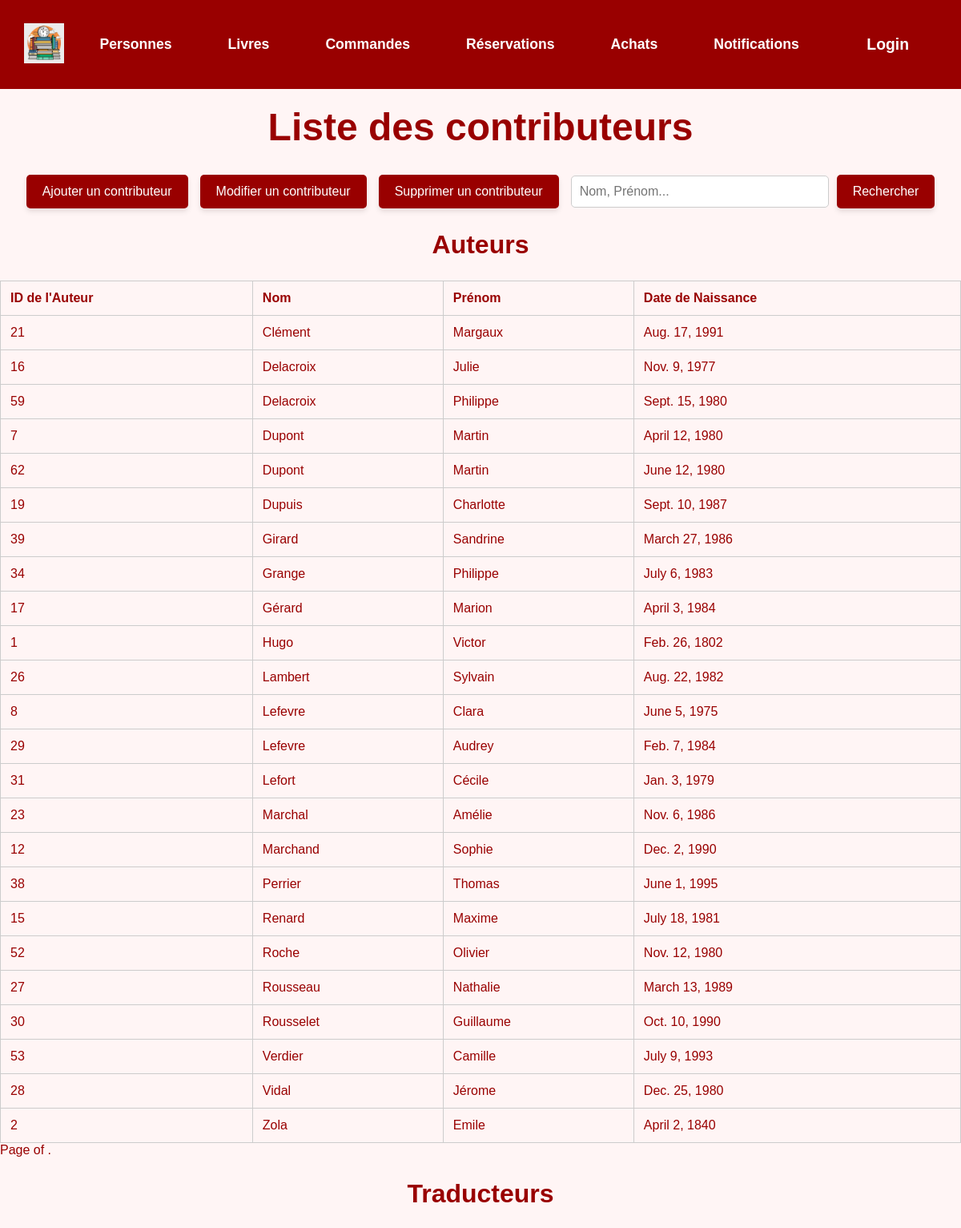
Screenshot of /contributeurs/research/ (upper part) with the database file from the repository.
### gui/models.py (models this page shows, shortened)
class Contributeur(models.Model):
    TYPE_CHOICES = [
        ('Auteur', 'Auteur'),
        ('Traducteur', 'Traducteur'),
        ('Illustrateur', 'Illustrateur'),
    ]
    type = models.CharField(max_length=20, choices=TYPE_CHOICES)
    nom = models.CharField(max_length=100)
    prenom = models.CharField(max_length=100)
    date_naissance = models.DateField(blank=True, null=True)
    class Meta:
        db_table = 'Contributeur'

### gui/views.py (the view)
# urls.py: path('contributeurs/research/', ContributeurResearch.as_view(), name='contributeurs_research'),
class ContributeurResearch(ListView):
    model = Contributeur
    template_name = 'gui/lister_contributeurs.html'
    context_object_name = 'contributeurs'
    def get_queryset(self):
        search_query = self.request.GET.get('search', '')
        sort_by = self.request.GET.get('sort_by', 'nom')
        order = self.request.GET.get('order', 'asc')
        sort_prefix = '' if order == 'asc' else '-'
        query = Q()
        if search_query:
            keywords = search_query.split()
            for keyword in keywords:
                query |= Q(nom__icontains=keyword) | \
                         Q(prenom__icontains=keyword) | \
                         Q(id__icontains=keyword)
        auteurs = Contributeur.objects.filter(type='Auteur').filter(query)
        traducteurs = Contributeur.objects.filter(type='Traducteur').filter(query)
        illustrateurs = Contributeur.objects.filter(type='Illustrateur').filter(query)
        auteurs = auteurs.order_by(f"{sort_prefix}{sort_by}")
        traducteurs = traducteurs.order_by(f"{sort_prefix}{sort_by}")
        illustrateurs = illustrateurs.order_by(f"{sort_prefix}{sort_by}")
        return auteurs, traducteurs, illustrateurs
    def get_context_data(self, **kwargs):
        context = super().get_context_data(**kwargs)
        auteurs, traducteurs, illustrateurs = self.get_queryset()
        context['auteurs'] = auteurs
        context['traducteurs'] = traducteurs
        context['illustrateurs'] = illustrateurs
        return context

### templates/gui/lister_contributeurs.html (shortened to what this page needs)
<!DOCTYPE html>
<html lang="fr">
<head>
</head>
<body>
    {% include 'gui/navbar.html' %}
    <h1 style="color: #990000; text-align: center; font-size: 3em; margin-top: 20px;">Liste des contributeurs</h1>
    <div class="action-bar">
        <a href="/contributeurs/create/" class="button">Ajouter un contributeur</a>
        <a href="{% url 'saisir_contributeur_ID' %}" class="button">Modifier un contributeur</a>
        <a href="/contributeurs/delete/" class="button">Supprimer un contributeur</a>
        <form method="GET" action="{% url 'contributeurs_research' %}" style="display: inline-flex; align-items: center; gap: 10px;">
            <input type="text" id="search" name="search" placeholder="Nom, Prénom..." value="{{ request.GET.search }}">
            <button type="submit" class="button">Rechercher</button>
        </form>
    </div>
    <h2 style="color: #990000; text-align: center; font-size: 2em;">Auteurs</h2>
    <table>
        <thead>
            <tr>
                <th><a href="?sort_by=id&order={% if request.GET.order == 'asc' %}desc{% else %}asc{% endif %}">ID de l'Auteur</a></th>
                <th><a href="?sort_by=nom&order={% if request.GET.sort_by == 'nom' and request.GET.order == 'asc' %}desc{% else %}asc{% endif %}">Nom</a></th>
                <th><a href="?sort_by=prenom&order={% if request.GET.sort_by == 'prenom' and request.GET.order == 'asc' %}desc{% else %}asc{% endif %}">Prénom</a></th>
                <th><a href="?sort_by=date_naissance&order={% if request.GET.sort_by == 'date_naissance' and request.GET.order == 'asc' %}desc{% else %}asc{% endif %}">Date de Naissance</a></th>
            </tr>
        </thead>
        <tbody>
            {% for contributeur in auteurs %}
                <tr>
                    <td>{{ contributeur.id }}</td>
                    <td>{{ contributeur.nom }}</td>
                    <td>{{ contributeur.prenom }}</td>
                    <td>{{ contributeur.date_naissance }}</td>
                </tr>
            {% endfor %}
        </tbody>
    </table>
<div class="pagination">
    <span class="step-links">
        <span class="current">
            Page {{ auteurs.number }} of {{ auteurs.paginator.num_pages }}.
        </span>
    </span>
</div>
<h2 style="color: #990000; text-align: center; font-size: 2em;">Traducteurs</h2>
</body>
</html>

### templates/gui/lister_contributeurs.html (style rules this page uses)
body { font-family: Arial, sans-serif; background-color: #fff5f5; color: #990000; margin: 0; }
.action-bar { display: flex; justify-content: center; align-items: center; gap: 15px; margin: 20px 0; }
.action-bar a, .action-bar button { background-color: #990000; color: white; padding: 12px 20px; font-size: 1em; text-decoration: none; border: none; border-radius: 5px; cursor: pointer; box-shadow: 0 4px 6px rgba(0, 0, 0, 0.1); transition: background-color 0.3s; }
input[type="text"] { padding: 10px; font-size: 1em; border: 1px solid #ccc; border-radius: 5px; width: 300px; }
table { width: 100%; border-collapse: collapse; margin-top: 20px; }
th, td { padding: 12px; text-align: left; border: 1px solid #ccc; }
th a { color: #990000; text-decoration: none; }

### rows the page displays
Contributeur: id "21", nom "Clément", prenom "Margaux", date_naissance "Aug. 17, 1991"
Contributeur: id "16", nom "Delacroix", prenom "Julie", date_naissance "Nov. 9, 1977"
Contributeur: id "59", nom "Delacroix", prenom "Philippe", date_naissance "Sept. 15, 1980"
Contributeur: id "7", nom "Dupont", prenom "Martin", date_naissance "April 12, 1980"
Contributeur: id "62", nom "Dupont", prenom "Martin", date_naissance "June 12, 1980"
Contributeur: id "19", nom "Dupuis", prenom "Charlotte", date_naissance "Sept. 10, 1987"
Contributeur: id "39", nom "Girard", prenom "Sandrine", date_naissance "March 27, 1986"
Contributeur: id "34", nom "Grange", prenom "Philippe", date_naissance "July 6, 1983"
Contributeur: id "17", nom "Gérard", prenom "Marion", date_naissance "April 3, 1984"
Contributeur: id "1", nom "Hugo", prenom "Victor", date_naissance "Feb. 26, 1802"
Contributeur: id "26", nom "Lambert", prenom "Sylvain", date_naissance "Aug. 22, 1982"
Contributeur: id "8", nom "Lefevre", prenom "Clara", date_naissance "June 5, 1975"
Contributeur: id "29", nom "Lefevre", prenom "Audrey", date_naissance "Feb. 7, 1984"
Contributeur: id "31", nom "Lefort", prenom "Cécile", date_naissance "Jan. 3, 1979"
Contributeur: id "23", nom "Marchal", prenom "Amélie", date_naissance "Nov. 6, 1986"
Contributeur: id "12", nom "Marchand", prenom "Sophie", date_naissance "Dec. 2, 1990"
Contributeur: id "38", nom "Perrier", prenom "Thomas", date_naissance "June 1, 1995"
Contributeur: id "15", nom "Renard", prenom "Maxime", date_naissance "July 18, 1981"
Contributeur: id "52", nom "Roche", prenom "Olivier", date_naissance "Nov. 12, 1980"
Contributeur: id "27", nom "Rousseau", prenom "Nathalie", date_naissance "March 13, 1989"
Contributeur: id "30", nom "Rousselet", prenom "Guillaume", date_naissance "Oct. 10, 1990"
Contributeur: id "53", nom "Verdier", prenom "Camille", date_naissance "July 9, 1993"
Contributeur: id "28", nom "Vidal", prenom "Jérome", date_naissance "Dec. 25, 1980"
Contributeur: id "2", nom "Zola", prenom "Emile", date_naissance "April 2, 1840"
